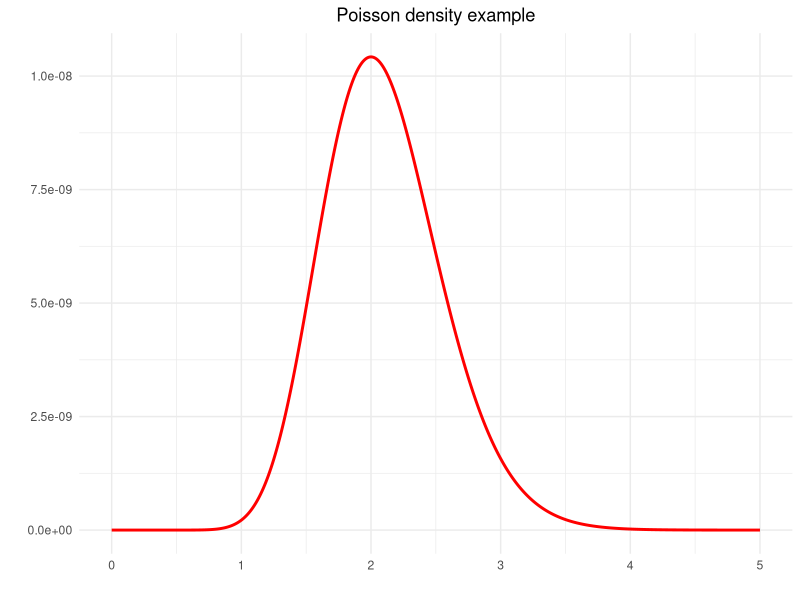
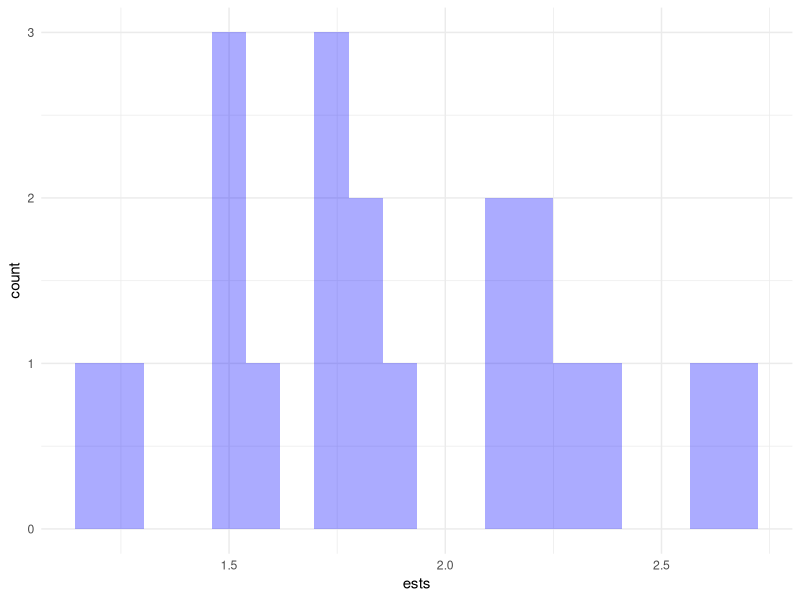
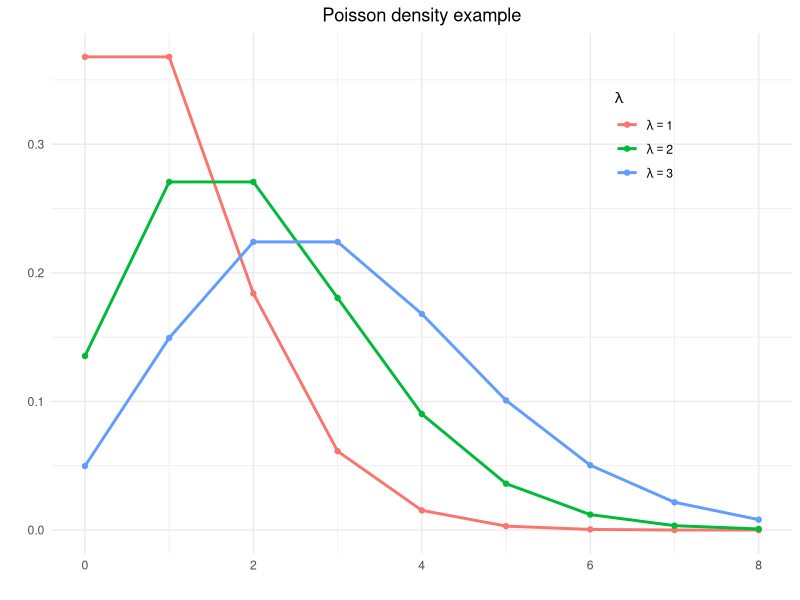
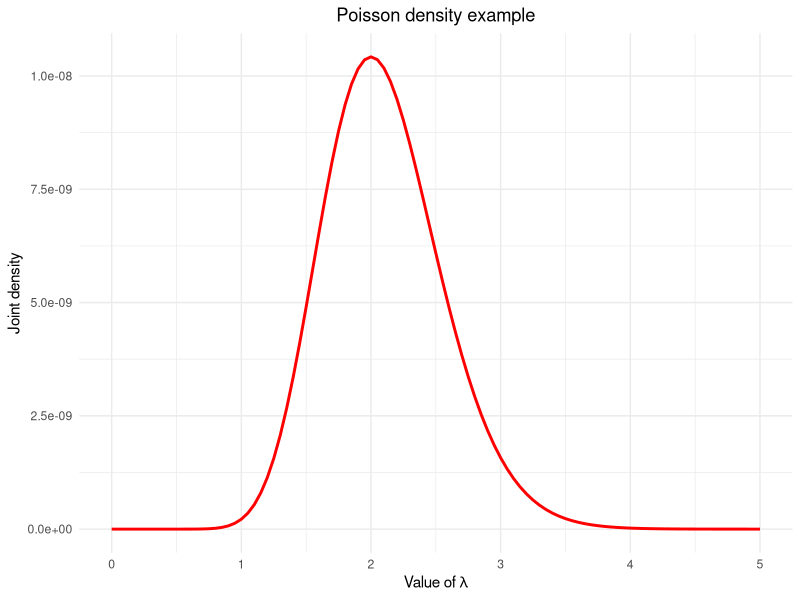
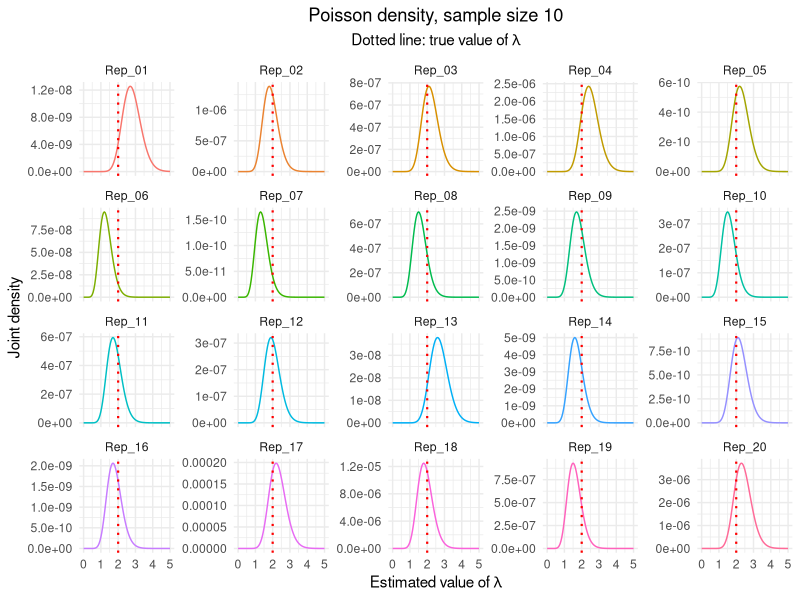

The R script that drew these images, in order:
## ---- chunk 1
library(tidyverse)

theta <- seq(0,5,0.01)
y     <- (exp(-10*theta)*theta^20)/207360
df    <- tibble(theta=theta, y = y)

ggplot(df) +
  geom_line(aes(theta, y), color = "red", size=1) +
  theme_minimal() +
  labs(title="Poisson density example", x="", y="") +
  theme(legend.position = "none", plot.title = element_text(hjust = 0.5))
## ---- chunk 2
#| code-fold: true
#| warning: false
#| message: false
library(tidyverse)
library(scales)

reps   <- 20
lambda <- 2
n      <- 10

a <- tibble(x=seq(0, 3*lambda),
            p=(exp(-lambda*x)*(lambda^x))/prod(factorial(lambda)))

d <- matrix(rpois(n*reps,lambda), n, reps)

t <- as_tibble(factorial(d), .name_repair = ~paste0("Rep",1:reps)) %>%
  pivot_longer(cols = everything()) %>%
  group_by(name) %>%
  summarise(dd = prod(value)) %>%
  mutate(sum  = colSums(d),
         ests = sum/n)
## ---- chunk 3
#| code-fold: true
#| out-width: 85%
#| fig-align: center
ggplot(t) + 
  geom_histogram(aes(x=ests), fill="blue", alpha=.33, color=NA, bins=20) +
  theme_minimal()

theta <- seq(0, 8, 1)
y     <- (exp(-lambda)*lambda^(theta))/(factorial(theta))
df    <- tibble(theta = theta) %>%
  mutate(`lambda == 1` = (exp(-1)*1^(theta))/(factorial(theta)),
         `lambda == 2` = (exp(-2)*2^(theta))/(factorial(theta)),
         `lambda == 3` = (exp(-3)*3^(theta))/(factorial(theta)))

df %>%
  pivot_longer(cols = -theta, names_to = "lambda") %>%
  ggplot() +
  geom_line(aes(x=theta, y=value, color=lambda), size=1) +
  geom_point(aes(x=theta, y=value, color=lambda)) +
  theme_minimal() +
  labs(title="Poisson density example", x="", y="",
       color=expression(lambda)) +
  theme(plot.title = element_text(hjust = 0.5),
        plot.subtitle = element_text(hjust = 0.5),
        legend.position = c(.8,.8)) +
  scale_colour_discrete(labels = parse_format())
## ---- chunk 4
#| code-fold: true
e <- c(5,0,1,1,0,3,2,3,4,1)
l <- seq(0,5,0.05)
y <- (exp(-n*l)*l^(sum(e)))/(prod(factorial(e)))

tibble(l=l, y=y) %>%
  ggplot() +
  geom_line(aes(x=l, y=y), color="red", linewidth=1) +
  theme_minimal() +
  labs(title="Poisson density example",
       x=expression(paste("Value of ", lambda)),
       y="Joint density") +
  theme(plot.title = element_text(hjust = 0.5))
## ---- chunk 5
#| code-fold: true
t2 <- t %>%
  group_by(name) %>%
  mutate(r = list((exp(-n*l)*l^sum)/dd))

nms <- paste0("Rep_", str_pad(1:reps, 2, pad="0"))

t2$r %>% 
  bind_cols(.name_repair = ~ nms) %>%
  mutate(l = l) %>%
  pivot_longer(cols = -l) %>%
  ggplot() +
  geom_line(aes(x=l, y=value, color=name), show.legend = FALSE) +
  geom_vline(aes(xintercept=lambda), color="red", linetype=3, linewidth=0.75) +
  facet_wrap(~ name, scales = "free_y") +
  theme_minimal() +
  labs(title    = paste("Poisson density, sample size", n),
       subtitle = expression(paste("Dotted line: true value of ", lambda)),
       x        = expression(paste("Estimated value of ", lambda)),
       y        = "Joint density") +
  theme(plot.title = element_text(hjust = 0.5),
        plot.subtitle = element_text(hjust = 0.5))
